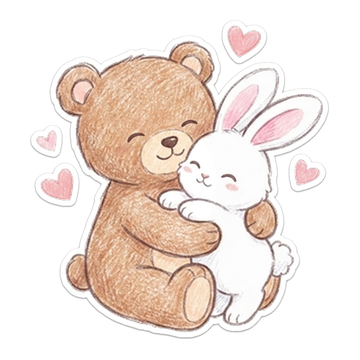
#> input picture frontend/assets/stickers/love_bear.png, 360 x 360 px
$ python -i normalize_stickers.py   (imports and definitions only)
#> lines starting #> are read from the running program, lines starting #| are printed output that depends on the picture; after the words box and inside, x2 and y2 are one past the last pixel; in counts of white or black regions, pixels touching at a corner belong together
#!/usr/bin/env python
"""손그림 스티커화 결과(1024 RGB, 흰 배경) → 번들 에셋 규격(360 RGBA, 투명 배경).

docs/COUPLE_EMOJI_AI_DESIGN_2026-09-08.md §15 "남은 결정: 배경 순백 통일, 크기 정규화".

배경을 그냥 투명하게 못 만든다 — 생성물의 배경(252,250,251 근방)과 캐릭터를 감싼
흰 스티커 테두리가 둘 다 흰색이고 서로 붙어 있어서, 가장자리에서 flood fill 하면
테두리까지 같이 지워진다. 그래서 **테두리를 지운 뒤 다시 그린다**:

  1. 가장자리에서 도달 가능한 흰색 = 배경 + 원래 테두리 → 지운다
  2. 남은 캐릭터를 R px 팽창시켜 테두리를 새로 칠한다 (모든 장이 같은 두께가 된다)

부수 효과로 장마다 다른 테두리(05 메롱은 보라색 테두리로 나왔다)가 한 규격으로 통일된다.
캐릭터 내부의 흰색(눈 흰자, 이불)은 가장자리에서 도달할 수 없으므로 지워지지 않는다.
"""
from __future__ import annotations

import sys
from pathlib import Path

import numpy as np
from PIL import Image
from scipy import ndimage

# 배경으로 볼 밝기 — 생성물 배경은 250~253, 흰 테두리는 255. 둘 다 걸리게 잡는다.
WHITE_THRESHOLD = 235
# 새로 그릴 흰 테두리 두께(1024 기준). 360 으로 줄면 약 6px.
BORDER_RADIUS = 18
# 캐릭터로 인정할 최소 덩어리 크기 — JPEG 노이즈·먼지 제거
MIN_BLOB_AREA = 400
# 최종 규격 — frontend/assets/stickers/love_bear.png 과 동일
OUTPUT_SIZE = 360
# 정사각 캔버스에서 캐릭터가 차지하는 비율(나머지는 여백)
CONTENT_RATIO = 0.92


def _disk(radius: int) -> np.ndarray:
    span = np.arange(-radius, radius + 1)
    yy, xx = np.meshgrid(span, span, indexing="ij")
    return (yy * yy + xx * xx) <= radius * radius


def normalize(src: Path, dst: Path) -> None:
#> called with dst = 'out.png'
    rgb = np.asarray(Image.open(src).convert("RGB")).astype(np.uint8)
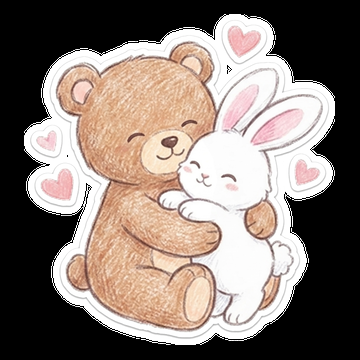
#> rgb: shape (360, 360, 3); mean R, G, B 135.1, 122.9, 115.9

    # 1. 가장자리에서 도달 가능한 흰색 = 배경 + 원래 흰 테두리
    near_white = np.all(rgb >= WHITE_THRESHOLD, axis=-1)
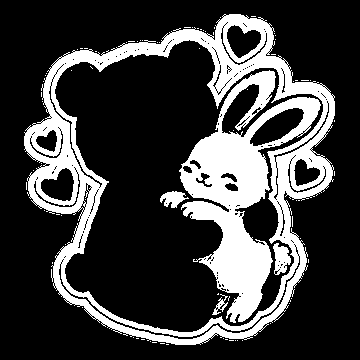
#> near_white: shape (360, 360) bool; 24.6% white; 79 white regions (74 under 20 px), largest, box (x1, y1, x2, y2) and area: (24, 14, 335, 345) 18796, (179, 70, 321, 323) 12170, (273, 243, 291, 275) 364, (160, 191, 189, 208) 280, (212, 294, 228, 315) 110
    labels, count = ndimage.label(near_white)
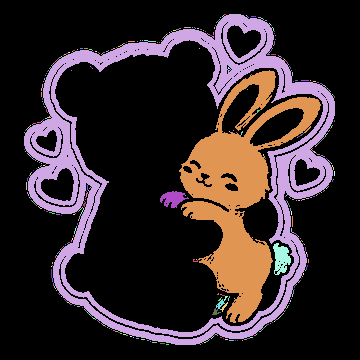
#> labels: shape (360, 360) int32; 504 distinct labels, from 0 to 503; one colour per label, 0 black
#> count = 503
    outside = np.zeros_like(near_white)
    if count:
        edge_ids = set(labels[0, :]) | set(labels[-1, :]) | set(labels[:, 0]) | set(labels[:, -1])
#> edge_ids = 1 item
        edge_ids.discard(0)
        if edge_ids:
            outside = np.isin(labels, list(edge_ids))

    character = ~outside

    # 노이즈 제거 — 큰 덩어리만 캐릭터로 인정
    blob_labels, blob_count = ndimage.label(character)
#> blob_count = 1
#> character: shape (360, 360) bool; every value is 1
    if blob_count:
        sizes = ndimage.sum(character, blob_labels, range(1, blob_count + 1))
#> sizes = [129600]
        keep = [i + 1 for i, s in enumerate(sizes) if s >= MIN_BLOB_AREA]
#> keep = [1]
        character = np.isin(blob_labels, keep) if keep else character
#> blob_labels: shape (360, 360) int32; every value is 1

    if not character.any():
        raise SystemExit(f"{src.name}: 캐릭터를 찾지 못했다 (임계값 확인)")

    # 2. 흰 테두리를 새로 그린다
    grown = ndimage.binary_dilation(character, structure=_disk(BORDER_RADIUS))
    border = grown & ~character

    out = np.zeros((*rgb.shape[:2], 4), dtype=np.uint8)
    out[character, :3] = rgb[character]
    out[character, 3] = 255
    out[border] = (255, 255, 255, 255)

    # 3. 내용에 맞춰 자르고 정사각 여백을 준 뒤 규격으로 줄인다
    ys, xs = np.where(grown)
    top, bottom, left, right = ys.min(), ys.max() + 1, xs.min(), xs.max() + 1
#> top = 0; bottom = 360; left = 0; right = 360
    cropped = Image.fromarray(out[top:bottom, left:right], mode="RGBA")

    content = int(OUTPUT_SIZE * CONTENT_RATIO)
    scale = content / max(cropped.width, cropped.height)
#> scale = 0.919
    resized = cropped.resize(
        (max(1, round(cropped.width * scale)), max(1, round(cropped.height * scale))),
        Image.LANCZOS,
    )
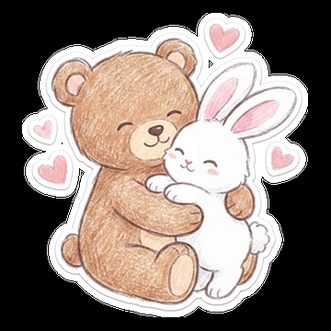
#> resized: PIL image 331x331 RGBA; mean R, G, B, A 135, 122.8, 115.8, 255

    canvas = Image.new("RGBA", (OUTPUT_SIZE, OUTPUT_SIZE), (0, 0, 0, 0))
#> canvas: PIL image 360x360 RGBA; every value is 0
    canvas.paste(
        resized,
        ((OUTPUT_SIZE - resized.width) // 2, (OUTPUT_SIZE - resized.height) // 2),
        resized,
    )
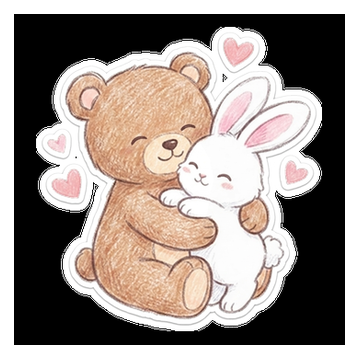
#> canvas: PIL image 360x360 RGBA; mean R, G, B, A 114.1, 103.8, 97.9, 215.6; transparent parts drawn white
#> (the run stopped early here; a loop or call above may not have finished)

$ run again, on frontend/assets/stickers/bear_angry.png
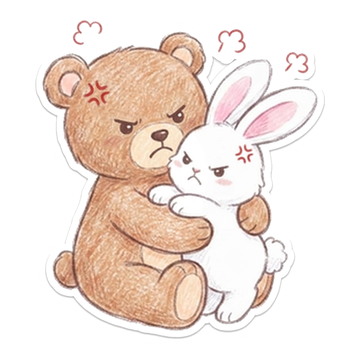
#> input picture frontend/assets/stickers/bear_angry.png, 360 x 360 px
#> near_white: shape (360, 360) bool; 23.4% white; 90 white regions (85 under 20 px), largest, box (x1, y1, x2, y2) and area: (29, 14, 331, 345) 16586, (169, 62, 315, 321) 12682, (266, 239, 285, 272) 382, (150, 186, 180, 203) 306, (203, 292, 222, 313) 135
#> in normalize, `labels, count = ndimage.label(near_white)`:
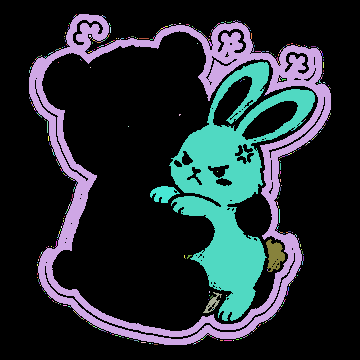
#> labels: shape (360, 360) int32; 486 distinct labels, from 0 to 485; one colour per label, 0 black
#> count = 485
#> edge_ids = 1 item
#> character: shape (360, 360) bool; every value is 1
#> blob_labels: shape (360, 360) int32; every value is 1
#> in normalize, `canvas.paste( resized, ((OUTPUT_SIZE - resized.width) // 2, (OUTPUT_SI..`:
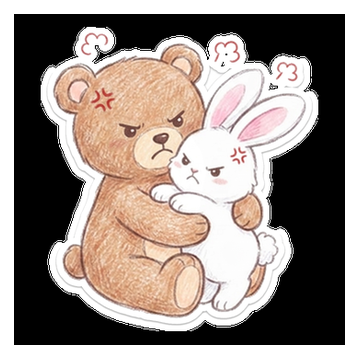
#> canvas: PIL image 360x360 RGBA; mean R, G, B, A 111.5, 100.5, 94.2, 215.6; transparent parts drawn white

$ run again, on frontend/assets/stickers/bear_excited.png
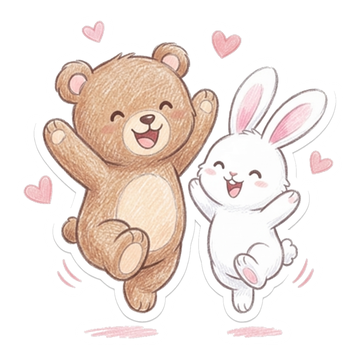
#> input picture frontend/assets/stickers/bear_excited.png, 360 x 360 px
#> near_white: shape (360, 360) bool; 27% white; 143 white regions (137 under 20 px), largest, box (x1, y1, x2, y2) and area: (17, 34, 343, 345) 21361, (191, 68, 325, 311) 11599, (203, 21, 249, 68) 879, (73, 14, 113, 51) 704, (283, 240, 295, 263) 159, (292, 193, 297, 200) 21
#> in normalize, `labels, count = ndimage.label(near_white)`:
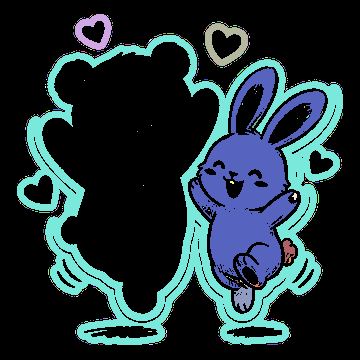
#> labels: shape (360, 360) int32; 720 distinct labels, from 0 to 719; one colour per label, 0 black
#> count = 719
#> edge_ids = 1 item
#> character: shape (360, 360) bool; every value is 1
#> blob_labels: shape (360, 360) int32; every value is 1
#> in normalize, `canvas.paste( resized, ((OUTPUT_SIZE - resized.width) // 2, (OUTPUT_SI..`:
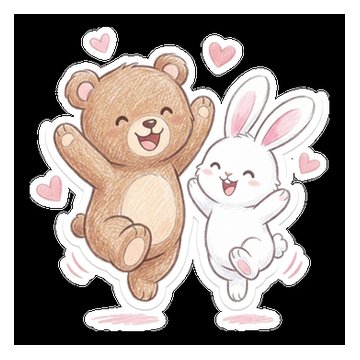
#> canvas: PIL image 360x360 RGBA; mean R, G, B, A 113.6, 104.9, 100.4, 215.6; transparent parts drawn white

$ run again, on frontend/assets/stickers/bear_laugh.png
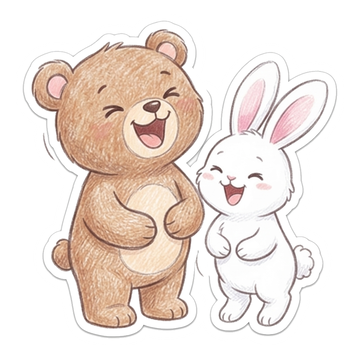
#> input picture frontend/assets/stickers/bear_laugh.png, 360 x 360 px
#> near_white: shape (360, 360) bool; 28.6% white; 111 white regions (106 under 20 px), largest, box (x1, y1, x2, y2) and area: (16, 14, 344, 345) 23185, (198, 63, 326, 324) 13365, (295, 247, 312, 278) 271, (258, 121, 266, 134) 27, (189, 156, 197, 165) 23
#> in normalize, `labels, count = ndimage.label(near_white)`:
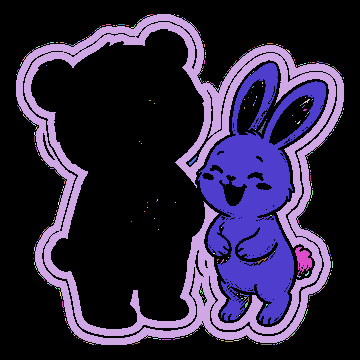
#> labels: shape (360, 360) int32; 560 distinct labels, from 0 to 559; one colour per label, 0 black
#> count = 559
#> edge_ids = 1 item
#> character: shape (360, 360) bool; every value is 1
#> blob_labels: shape (360, 360) int32; every value is 1
#> in normalize, `canvas.paste( resized, ((OUTPUT_SIZE - resized.width) // 2, (OUTPUT_SI..`:
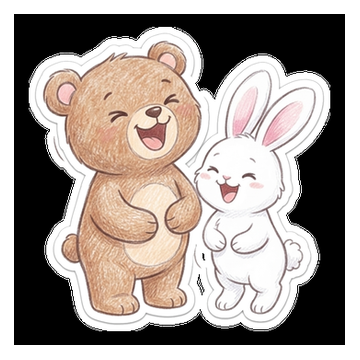
#> canvas: PIL image 360x360 RGBA; mean R, G, B, A 123, 113.5, 107.8, 215.6; transparent parts drawn white
